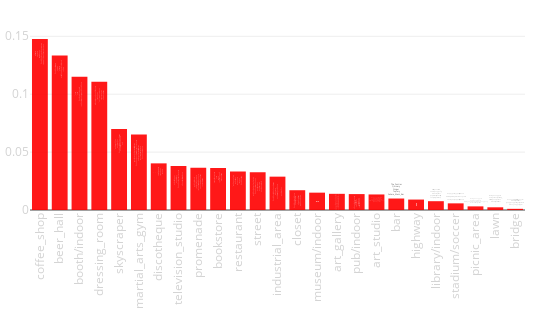

Notebook code cell kept with this figure:
### Code cell
tags_rate(city_data)

### Figure 1 — Plotly figure (JSON) as saved in the notebook; plotly's stock layout.template omitted (floating-point values rounded to 4 significant figures)
{"data": [{"hoverinfo": "y+text", "marker": {"color": "red"}, "opacity": 0.9, "text": ["Coffee_Roastery_Lab_by_18Grams<br>Omotesando_Koffee_Hong_Kong<br>CoCo_Espresso<br>Kaffeine<br>Barista_Jam", "Ginger<br>Quarry_Bay_Hongkong_Island<br>Iberico_Co_<br>FRITES<br>Brotzeit_Hong_Kong", "_<br>Hong_Kong_Exhibition_Centre_Wan_Chai<br>_Broadway_Kwai_Fong<br>MCL_<br>MCL_", "Little_DOT_Vintage<br>FreedomTattoo<br>Causeway_Place_1_167_<br>The_Capital_<br>Novelty_Lane_noveltylane_com", "_360_<br>Hong_Kong_Victoria_Peak<br>Victoria_Peak_Top_Of_Hong_Kong<br>Lugard_Road<br>Sky_Terrace_428_", "Anurati_Cindy_Leung<br>Pure_Fitness_Kinwick_Centre<br>Fitness_First_Platinum_Tower_535<br>Madame_Tussauds_Victoria_Peak_Hongkong<br>Fitness_First_Platinum_Hopewell_Centre", "Ophelia<br>The_Pontiac<br>MAISON_EIGHT<br>_<br>_", "Peel_Fresco_Music_Lounge<br>_<br>Madam_Tussauds_Hongkong<br>Caf_Hillywood<br>1563_at_the_East", "Victoria_Harbour<br>Tsim_Sha_Tsui_Promenade<br>Avenue_Of_Stars_Tsim_Sha_Tsui<br>Kowloon_City_Ferry_Pier<br>Quarry_Bay_Park", "Eslite_bookstore_<br>_Fook_Le_Model<br>Toolss<br>MCL_<br>Montane_Mansion", "Pici_Hong_Kong<br>Sabatini<br>Bakehouse<br>Chilli_Fagara<br>Greyhound_Cafe_", "_Hollywood_Road<br>Granville_Road<br>Lockhart_Road<br>Soho_Central_Hongkong<br>Kwum_Yam_Temple_Hung_Hom", "Lugard_Road<br>_<br>Hong_Kong_Victoria_Peak<br>Garden_Hill<br>Victoria_Peak_Top_Of_Hong_Kong", "Kwai_Chung_Plaza<br>Little_DOT_Vintage<br>_<br>Midwest_Vintage<br>Hung_Hom_Hong_Kong", "_Hong_Kong_Heritage_Museum<br>_Thaimerder<br>Comix_Home_Base_<br>Bibo<br>Hong_Kong_China_International_Tattoo_Convention", "Comix_Home_Base_<br>Affordable_Art_Fair_Hong_Kong<br>Galaxy_Tattoo_HK<br>_Hong_Kong_Heritage_Museum<br>Art_Basel_HK_Collectors_Lounge", "Sahara_Mezz_Bar<br>The_Old_Man<br>The_Woods<br>Iberico_Co_<br>Mahalo_Tiki_Lounge", "Galaxy_Tattoo_HK<br>Uma_Nota_HK<br>Comix_Home_Base_<br>Art_Basel_HK_Collectors_Lounge<br>_MOFO_Tattoo", "The_Pontiac<br>Quinary<br>Ginger<br>Topiary<br>Sahara_Mezz_Bar", "_<br>Cemoro_Sewu_Sarangan_Gunung_Lawu<br>_<br>Hong_Hum_Train_Station_Hong_Kong<br>Hong_Kong_Convention_Exhibition_Centre_", "Eslite_bookstore_<br>SCAD_Hong_Kong<br>Graham_Street<br>_Polytechnic_University<br>TC2_cafe_workshop", "Happy_Valley_Sports_Ground<br>_<br>HONG_KONG_FOOTBALL_CLUB<br>_<br>Sham_Shui_Po_Sports_Ground", "Nam_Cheong_Park<br>_<br>Kowloon_Tsai_Park<br>Bruce_Lee_Statue_Kowloon_Hong_Kong<br>Harbourfront_Horizon", "Nam_Cheong_Park<br>Zero_Carbon_Building_<br>Victoria_Peak_Garden<br>Grand_Waterfront<br>_", "Avenue_Of_Stars_Tsim_Sha_Tsui<br>Grand_Waterfront<br>_Hong_Kong_Heritage_Museum<br>_<br>Kwun_Tong_Ferry_Pier"], "type": "bar", "uid": "671afd26-4291-11e9-89e3-3c15c2cf2370", "x": ["coffee_shop", "beer_hall", "booth/indoor", "dressing_room", "skyscraper", "martial_arts_gym", "discotheque", "television_studio", "promenade", "bookstore", "restaurant", "street", "industrial_area", "closet", "museum/indoor", "art_gallery", "pub/indoor", "art_studio", "bar", "highway", "library/indoor", "stadium/soccer", "picnic_area", "lawn", "bridge"], "y": [0.1477, 0.1335, 0.1151, 0.1108, 0.06992, 0.06524, 0.04028, 0.03801, 0.03649, 0.03627, 0.03325, 0.03261, 0.0288, 0.01709, 0.01498, 0.01397, 0.01374, 0.01343, 0.009919, 0.009016, 0.007605, 0.005746, 0.003129, 0.002334, 0.001007]}], "layout": {"height": 330, "margin": {"b": 120, "l": 30, "r": 25, "t": 30}, "showlegend": false, "width": 550, "xaxis": {"tickangle": -90, "tickfont": {"color": "lightgrey", "size": 11.5}}, "xaxis2": {"tickangle": -90, "tickfont": {"color": "lightgrey", "size": 11.5}}, "yaxis": {"tickfont": {"color": "lightgrey", "size": 11.5}}, "yaxis2": {"tickfont": {"color": "lightgrey", "size": 11.5}}}}
